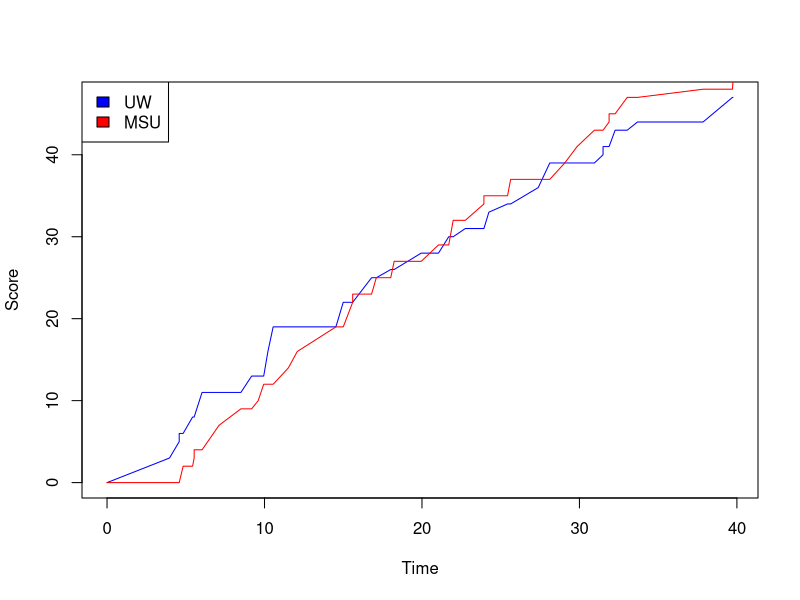

The R source for this figure: (Note: this script raises an error after producing the figure.)
###### Question 1
UWMSU<-read.delim("UWvMSU_1-22-13.txt", header=TRUE, stringsAsFactors = FALSE)

#Iterative Cumulative UW Sum
cumsum_UW<-3
for (i in 2:nrow(UWMSU)) {
  if (UWMSU$team[i]=="UW") {
    cumsum_UW[i]<-cumsum_UW[i-1]+UWMSU$score[i]
  } else{
    cumsum_UW[i]<-cumsum_UW[i-1]
  }
  }

#Iterative Cumulative MSU Sum
cumsum_MSU<-0
for (i in 2:nrow(UWMSU)) {
  if (UWMSU$team[i]=="MSU") {
    cumsum_MSU[i]<-cumsum_MSU[i-1]+UWMSU$score[i]
  } else{
    cumsum_MSU[i]<-cumsum_MSU[i-1]
  }
}

#Create a new table so that cumulative scores are linked with game time 
cumul<-cbind(UWMSU,cumsum_UW)
cumul<-cbind(cumul,cumsum_MSU)
cumul<-rbind(c(0,"UW",0,0,0), cumul)
cumul<-rbind(c(0,"MSU",0,0,0), cumul)

#Plot both cumulative scores against time on 1 plot 
plot(cumul$time, cumul$cumsum_UW, type="l", col="blue", xlab="Time", ylab="Score")
lines(cumul$time, cumul$cumsum_MSU, col="red")
legend("topleft",
       c("UW","MSU"),
       fill=c("blue","red")
)

###### Question 2
#To begin, enter guessnumber() and place your first guess within parentheses. 
#Default guess is 1 if no number is specified.This will be your first guess. 
#Afterwards, guessing can proceed in the console. You will be allowed to 
#guess with feedback 10 total times. 

guessnumber<-function(guess=1){
counter <- 1
number <- sample(1:100, 1)
while(counter < 11) {
  if (guess < number) {
    print(paste0("Higher"))
    counter <- counter + 1
    nextguess <- readline("Guess:")
    guess <- as.numeric(nextguess)
  } else if (guess > number) {
    print(paste0("Lower"))
    counter <- counter + 1
    nextguess <- readline("Guess:")
    guess <- as.numeric(nextguess)
  } else if (guess == number) {
    print("Correct!")
    opt <- options(show.error.messages=FALSE)
    on.exit(options(opt))
    stop()
  } 
}
}

print(paste0("I am thinking of a number 1-100"))
guessnumber()
